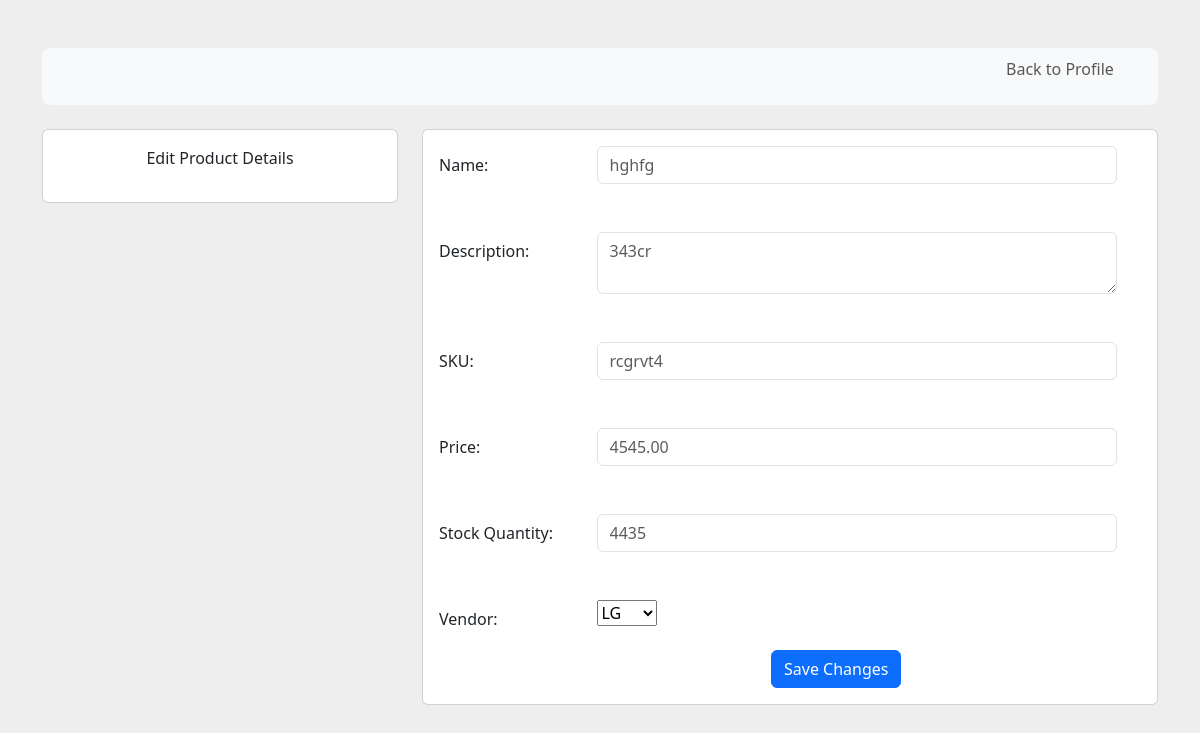
Screenshot of /edit_product.php?id=9 with the database file from the repository.
### tables this page shows
CREATE TABLE `products` (
  `product_id` int(11) NOT NULL,
  `vendor_id` int(11) NOT NULL,
  `product_name` varchar(255) NOT NULL,
  `description` text DEFAULT NULL,
  `sku` varchar(50) DEFAULT NULL,
  `price` decimal(10,2) NOT NULL,
  `stock_quantity` int(11) DEFAULT NULL,
  `created_at` timestamp NOT NULL DEFAULT current_timestamp(),
  `updated_at` timestamp NOT NULL DEFAULT current_timestamp() ON UPDATE current_timestamp()
);

### edit_product.php (the view, shortened to what this page needs)
<?php
include('bootstrap.php');
$connection = mysqli_connect('localhost','root','','task3');
$product_id = $_GET['id'];
$productQuery = "SELECT p.*, v.name AS vendor_name FROM products p
                 JOIN vendors v ON p.vendor_id = v.vendor_id
                 WHERE p.product_id = $product_id";
$productResult = mysqli_query($connection, $productQuery);
$productData = mysqli_fetch_assoc($productResult);
$vendorQuery = "SELECT * FROM vendors WHERE is_active = 1";
$vendorResult = mysqli_query($connection, $vendorQuery);
?>
<!DOCTYPE html>
<html>
<head>
</head>
<body>
<section style="background-color: #eee;">
    <div class="container py-5">
        <div class="row">
        <div class="col">
            <nav class="navbar navbar-expand-lg navbar-light bg-light rounded-3 p-3 mb-4">
                <div class="collapse navbar-collapse" id="navbarNav">
                    <ul class="navbar-nav">
                        <li class="nav-item">
                            <a class="nav-link" href="admin.php" style="margin-left: 940px;margin-top: -15px;">Back to Profile</a>
                        </li>
                    </ul>
                </div>
            </nav>
        </div>
        </div>
        <div class="row">
            <div class="col-lg-4">
                <div class="card mb-4">
                    <div class="card-body text-center">
                        <p> Edit Product Details</p>
                    </div>
                </div>
            </div>
            <div class="col-lg-8">
            <div class="card mb-4" style="max-height: 600px;">
                <div class="card-body tag" style="max-height: 600px; overflow:auto;">
                <form action="" method="post">
                <div class="row">
                        <div class="col-sm-3 form-group row">
                            <label for="product_name" class="col-form-label text-md-right name mb-0">Name:</label>
                        </div>
                        <div class="col-sm-9">
                            <input class="form-control text-muted mb-0 " type="text" id="product_name" name="product_name" value="<?php echo $productData['product_name']; ?>"  required><br><br>
                        </div>
                </div>
                <div class="row">
                        <div class="col-sm-3 form-group row">
                            <label for="description" class="col-form-label text-md-right name mb-0">Description:</label>
                        </div>
                        <div class="col-sm-9">
                        <textarea class="form-control text-muted mb-0 " id="description" name="description" required><?php echo $productData['description']; ?></textarea><br><br>
                        </div>
                </div>
                <div class="row">
                        <div class="col-sm-3 form-group row">
                            <label for="sku" class="col-form-label text-md-right name mb-0">SKU:</label>
                        </div>
                        <div class="col-sm-9">
                        <input class="form-control text-muted mb-0 " type="text" id="sku" name="sku" value="<?php echo $productData['sku']; ?>"  required><br><br>
                        </div>
                </div>
                <div class="row">
                        <div class="col-sm-3 form-group row">
                            <label for="price" class="col-form-label text-md-right name mb-0">Price:</label>
                        </div>
                        <div class="col-sm-9">
                        <input class="form-control text-muted mb-0 " type="number" id="price" step="0.01" name="price" value="<?php echo $productData['price']; ?>"  required><br><br>
                        </div>
                </div>
                <div class="row">
                        <div class="col-sm-3 form-group row">
                            <label for="stock_quantity" class="col-form-label text-md-right name mb-0">Stock Quantity:</label>
                        </div>
                        <div class="col-sm-9">
                        <input class="form-control text-muted mb-0 " type="number" id="stock_quantity" name="stock_quantity" value="<?php echo $productData['stock_quantity']; ?>"  required><br><br>
                        </div>
                </div>
                <div class="row">
                        <div class="col-sm-3 form-group row">
                            <label for="vendor_id" class="col-form-label text-md-right name mb-0">Vendor:</label>
                        </div>
                        <div class="col-sm-9">
                        <select id="vendor_id" name="vendor_id">
                            <?php while ($vendorRow = mysqli_fetch_assoc($vendorResult)) {
                                    $selected = ($vendorRow['vendor_id'] == $productData['vendor_id']) ? 'selected' : '';
                                    echo "<option value='{$vendorRow['vendor_id']}' $selected>{$vendorRow['name']}</option>";
                            } ?>
                        </select><br><br>
                        </div>
                </div>
                <div class="col-md-6 offset-md-4 ">
                            <button type="submit" class="btn btn-primary align " style= "margin-left: 98px;">Save Changes</button>
                    </div>
                </div>
            </div>
    </div>
</div>
</div>
</section>

### edit_product.php (style rules this page uses)
html, body { width: 100%; height: 100%; overflow: hidden; }
body { background-color: #eee;; }

### rows the page displays
products: product_name "hghfg", description "343cr", sku "rcgrvt4", price "4545.00", stock_quantity "4435"

### other values shown
form field vendor_id "LG"
